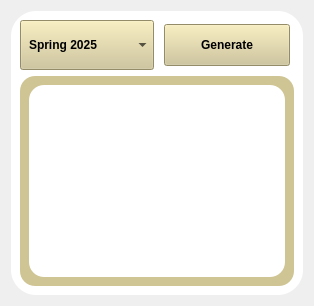
        <widget class="QWidget" name="tab_ViewReports">
         <property name="styleSheet">
          <string notr="true">QWidget#tab_ViewReports {
	background-color: #EDEBD1;
	border-radius: 15px;
}</string>
         </property>
         <attribute name="title">
          <string>View Reports</string>
         </attribute>
         <layout class="QGridLayout" name="gridLayout_7">
          <item row="0" column="1">
           <widget class="QWidget" name="widget_ViewReports" native="true">
            <property name="styleSheet">
             <string notr="true">QWidget#widget_ViewReports {
	background-color: white;
	border-radius: 25px;
	padding: 25px;
}</string>
            </property>
            <layout class="QGridLayout" name="gridLayout_11">
             <item row="0" column="0">
              <layout class="QHBoxLayout" name="horizontalLayout_6">
               <item>
                <widget class="QComboBox" name="comboBox_term">
                 <property name="minimumSize">
                  <size>
                   <width>43</width>
                   <height>50</height>
                  </size>
                 </property>
                 <property name="maximumSize">
                  <size>
                   <width>155</width>
                   <height>50</height>
                  </size>
                 </property>
                 <property name="styleSheet">
                  <string notr="true">QComboBox#comboBox_term {
    padding: 1px 18px 1px 8px;
    min-width: 1em;
	font: 12pt 'Inter-VariableFont_opsz,wght';
	font-weight: bold;
	color: black;
	background-color: #CFC493;
	selection-background-color: #006747;
    selection-color: white;
}</string>
                 </property>
                 <item>
                  <property name="text">
                   <string>Spring 2025</string>
                  </property>
                 </item>
                 <item>
                  <property name="text">
                   <string>Fall 2025</string>
                  </property>
                 </item>
                 <item>
                  <property name="text">
                   <string>Spring 2026</string>
                  </property>
                 </item>
                </widget>
               </item>
               <item>
                <widget class="QPushButton" name="pushButton_generate">
                 <property name="minimumSize">
                  <size>
                   <width>0</width>
                   <height>50</height>
                  </size>
                 </property>
                 <property name="maximumSize">
                  <size>
                   <width>155</width>
                   <height>50</height>
                  </size>
                 </property>
                 <property name="styleSheet">
                  <string notr="true">QPushButton#pushButton_generate {
	font: 10pt 'Inter-VariableFont_opsz,wght';
	font-weight: bold;
	background-color: #CFC493;
	margin: 4px;
	padding: 2px;
}

QPushButton#pushButton_generate:focus {
	border-radius: 8px;
	border: 1px solid #006747;
}

QPushButton#pushButton_generate:hover {
	background-color: #006747;
	border-radius: 8px;
	margin: 0px;
	padding: 6px;
}</string>
                 </property>
                 <property name="text">
                  <string>Generate</string>
                 </property>
                </widget>
               </item>
              </layout>
             </item>
             <item row="1" column="0">
              <widget class="QFrame" name="frame_resultsTable">
               <property name="styleSheet">
                <string notr="true">background-color: #CFC493;
border-radius: 15px;</string>
               </property>
               <property name="frameShape">
                <enum>QFrame::Shape::StyledPanel</enum>
               </property>
               <property name="frameShadow">
                <enum>QFrame::Shadow::Raised</enum>
               </property>
               <layout class="QGridLayout" name="gridLayout_8">
                <item row="0" column="0">
                 <widget class="QTableView" name="tableView_results">
                  <property name="minimumSize">
                   <size>
                    <width>0</width>
                    <height>0</height>
                   </size>
                  </property>
                  <property name="styleSheet">
                   <string notr="true">background-color: white;
color: black;</string>
                  </property>
                 </widget>
                </item>
               </layout>
              </widget>
             </item>
            </layout>
           </widget>
          </item>
         </layout>
        </widget>
